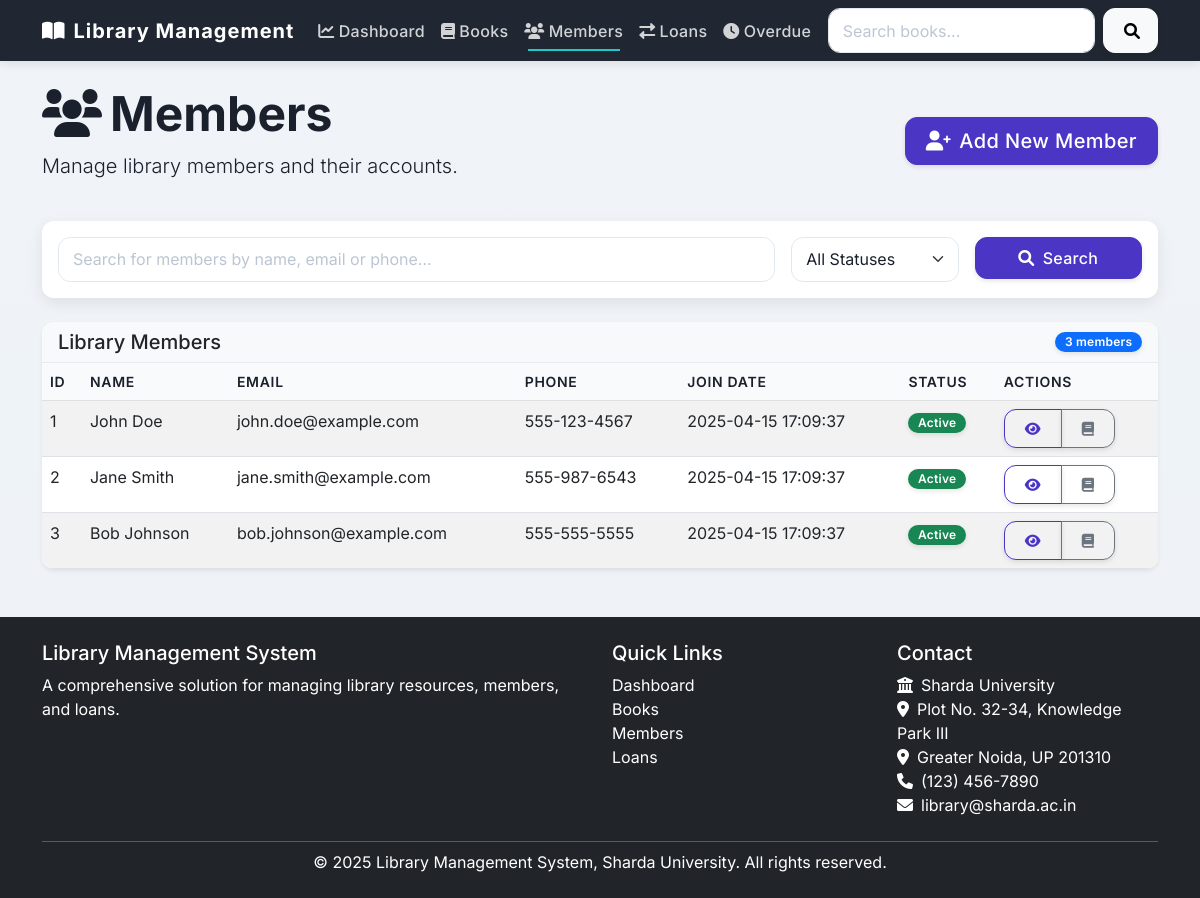
/members, run on the app's committed database.
### tables this page shows
CREATE TABLE members (
    member_id INTEGER PRIMARY KEY AUTOINCREMENT,
    first_name VARCHAR(100) NOT NULL,
    last_name VARCHAR(100) NOT NULL,
    email VARCHAR(255) UNIQUE NOT NULL,
    phone VARCHAR(20),
    address TEXT,
    join_date DATETIME DEFAULT CURRENT_TIMESTAMP,
    membership_status VARCHAR(20) DEFAULT 'Active' CHECK (membership_status IN ('Active', 'Expired', 'Suspended'))
);

### app.py (the view)
@app.route('/members')
def members():
    conn = get_db_connection()
    members = conn.execute('SELECT * FROM members').fetchall()
    conn.close()
    return render_template('members.html', members=members)

### app.py (called while the page is built)
def get_db_connection():
    conn = sqlite3.connect(DB_NAME)
    conn.row_factory = sqlite3.Row  # Access columns by name
    return conn

### templates/members.html (shortened to what this page needs)
{% extends "layout.html" %}
{% block content %}
<div class="d-flex justify-content-between align-items-center mb-4">
    <div>
        <h1 class="display-5 fw-bold">
            <i class="fas fa-users me-2"></i>Members
        </h1>
        <p class="lead">Manage library members and their accounts.</p>
    </div>
    <div>
        <a href="{{ url_for('add_member') }}" class="btn btn-primary btn-lg">
            <i class="fas fa-user-plus me-2"></i>Add New Member
        </a>
    </div>
</div>
<div class="card mb-4">
    <div class="card-body">
        <form action="{{ url_for('members') }}" method="get" class="row g-3">
            <div class="col-md-8">
                <input type="text" class="form-control" name="query" placeholder="Search for members by name, email or phone...">
            </div>
            <div class="col-md-2">
                <select class="form-select" name="status">
                    <option value="all">All Statuses</option>
                </select>
            </div>
            <div class="col-md-2">
                <button type="submit" class="btn btn-primary w-100">
                    <i class="fas fa-search me-2"></i>Search
                </button>
            </div>
        </form>
    </div>
</div>
<div class="card shadow-sm">
    <div class="card-header bg-light">
        <div class="d-flex justify-content-between align-items-center">
            <h5 class="mb-0">Library Members</h5>
            <span class="badge bg-primary">{{ members|length }} members</span>
        </div>
    </div>
    <div class="card-body p-0">
        <div class="table-responsive">
            <table class="table table-hover table-striped mb-0">
                <thead class="table-light">
                    <tr>
                        <th scope="col">ID</th>
                        <th scope="col">Name</th>
                        <th scope="col">Email</th>
                        <th scope="col">Phone</th>
                        <th scope="col">Join Date</th>
                        <th scope="col">Status</th>
                        <th scope="col">Actions</th>
                    </tr>
                </thead>
                <tbody>
                    {% if members %}
                        {% for member in members %}
                        <tr>
                            <td>{{ member.member_id }}</td>
                            <td>{{ member.first_name }} {{ member.last_name }}</td>
                            <td>{{ member.email }}</td>
                            <td>{{ member.phone }}</td>
                            <td>{{ member.join_date }}</td>
                            <td>
                                {% if member.membership_status == 'Active' %}
                                <span class="badge bg-success">{{ member.membership_status }}</span>
                                {% elif member.membership_status == 'Expired' %}
                                <span class="badge bg-warning">{{ member.membership_status }}</span>
                                {% else %}
                                <span class="badge bg-danger">{{ member.membership_status }}</span>
                                {% endif %}
                            </td>
                            <td>
                                <div class="btn-group btn-group-sm">
                                    <a href="{{ url_for('member_details', member_id=member.member_id) }}" class="btn btn-outline-primary" title="View Details">
                                        <i class="fas fa-eye"></i>
                                    </a>
                                    <a href="{{ url_for('add_loan') }}?member_id={{ member.member_id }}" class="btn btn-outline-secondary" title="Issue Loan">
                                        <i class="fas fa-book"></i>
                                    </a>
                                </div>
                            </td>
                        </tr>
                        {% endfor %}
                    {% endif %}
                </tbody>
            </table>
        </div>
    </div>
</div>
{% endblock %}

### static/css/style.css (style rules this page uses)
:root { --primary: #4a35c4; --primary-dark: #3822ab; --secondary: #20c9c9; --success: #00a67f; --warning: #ffb52e; --danger: #ff4f4f; --info: #0675d1; --light: #f0f4f8; --dark: #1a202c; --body-bg: #f8fafc; --card-shadow: 0 5px 15px rgba(0, 0, 0, 0.08); --card-shadow-hover: 0 10px 25px rgba(0, 0, 0, 0.12); --transition-speed: 0.3s; --border-radius: 0.75rem; }
body { font-family: 'Inter', 'Segoe UI', Roboto, -apple-system, BlinkMacSystemFont, Arial, sans-serif; background-color: var(--body-bg); background-image: linear-gradient(180deg, #f0f4f8 0%, #edf2f7 100%); background-attachment: fixed; overflow-x: hidden; min-height: 100vh; color: var(--dark); font-size: 16px; line-height: 1.5; }
.card { transition: all var(--transition-speed) ease; box-shadow: var(--card-shadow); border: none; border-radius: var(--border-radius); overflow: hidden; background-color: #ffffff; }
.card-header { background-color: rgba(249, 250, 252, 0.95); border-bottom: 1px solid rgba(226, 232, 240, 0.8); font-weight: 600; }
.table th { font-weight: 600; font-size: 0.875rem; text-transform: uppercase; letter-spacing: 0.05em; color: var(--dark); background-color: rgba(249, 250, 252, 0.95); }
.table-hover tbody tr { transition: all var(--transition-speed) ease; }
.btn { border-radius: var(--border-radius); transition: all var(--transition-speed) ease; position: relative; overflow: hidden; box-shadow: 0 2px 5px rgba(0, 0, 0, 0.1); font-weight: 500; letter-spacing: 0.02em; padding: 0.5rem 1.25rem; }
.btn-primary { background: var(--primary); border-color: var(--primary); }
.btn-outline-primary { border: 1.5px solid var(--primary); color: var(--primary); }
.badge { font-weight: 600; padding: 0.35em 0.8em; border-radius: 9999px; font-size: 0.75em; letter-spacing: 0.02em; box-shadow: 0 2px 5px rgba(0, 0, 0, 0.1); }
.form-control, .form-select { border-radius: var(--border-radius); border: 1px solid #e2e8f0; padding: 0.6rem 0.875rem; transition: all 0.2s ease-in-out; background-color: #ffffff; font-size: 1rem; line-height: 1.5; color: var(--dark); }
.form-control::placeholder { color: #a0aec0; opacity: 0.7; }
.bg-primary, .bg-success, .bg-warning, .bg-danger, .bg-info { color: white; }

### data on the page
members: member_id "1", first_name "John", last_name "Doe", email "john.doe@example.com", phone "555-123-4567", join_date "2025-04-15 17:09:37", membership_status "Active"
members: member_id "2", first_name "Jane", last_name "Smith", email "jane.smith@example.com", phone "555-987-6543", join_date "2025-04-15 17:09:37", membership_status "Active"
members: member_id "3", first_name "Bob", last_name "Johnson", email "bob.johnson@example.com", phone "555-555-5555", join_date "2025-04-15 17:09:37", membership_status "Active"

### other printed values
{{ members|length }} "3"
